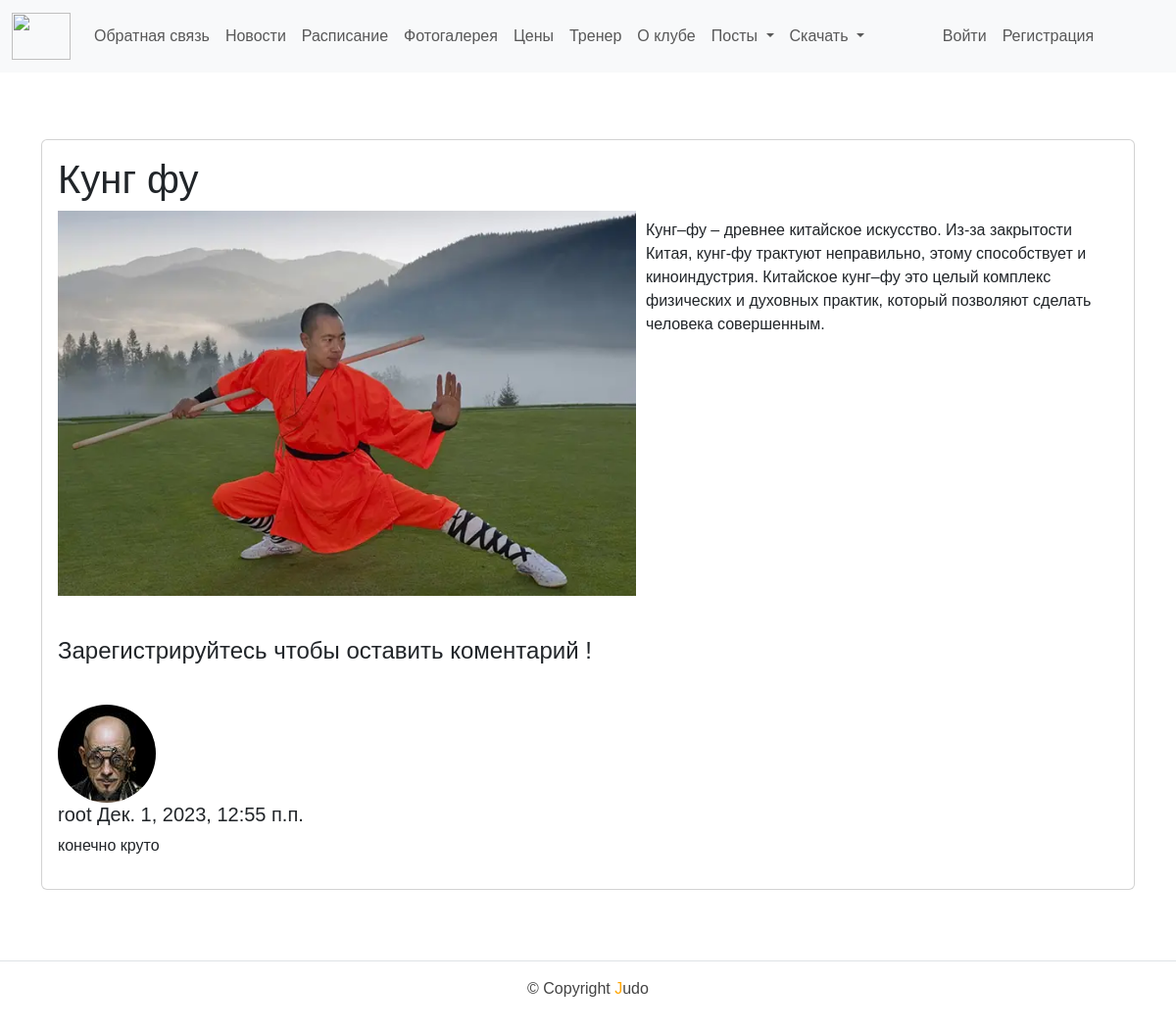
Screenshot of /post/kung_fu/ with the database file from the repository.
### backend/models.py (models this page shows, shortened)
class Posts(models.Model):
    title = models.CharField(max_length=255)
    slug = models.SlugField(max_length=255, unique=True, db_index=True, verbose_name="URL")
    content = models.TextField(blank=True)
    photo = models.ImageField(upload_to="photos/%Y/%m/%d/")
    time_create = models.DateTimeField(auto_now_add=True)
    time_update = models.DateTimeField(auto_now=True)
    is_published = models.BooleanField(default=True)
    class Meta:
        verbose_name = 'Посты'
        verbose_name_plural = 'Посты'
        ordering = ['time_create', 'title']

class Comment(models.Model):
    post = models.ForeignKey(Posts,
                             on_delete=models.CASCADE,
                             related_name='comments',
                             verbose_name="Пост")
    author = models.ForeignKey(User,
                             on_delete=models.CASCADE,
                             related_name='comments')
    name = models.CharField(max_length=80, verbose_name="Имя")
    email = models.EmailField()
    body = models.TextField(verbose_name="")
    created = models.DateTimeField(auto_now_add=True)
    updated = models.DateTimeField(auto_now=True)
    active = models.BooleanField(default=True)
    class Meta:
        verbose_name = 'Коментарии'
        verbose_name_plural = 'Коментарии'
        ordering = ['created',]
        indexes = [
            models.Index(fields=['created']),
        ]

### users/models.py (models this page shows, shortened)
class Profile(models.Model):
    user = models.OneToOneField(User, on_delete=models.CASCADE)
    avatar = models.ImageField(default='ava1.jpg', upload_to='profile_images')
    bio = models.TextField()
    age_group = models.ForeignKey(AgeGroup, on_delete=models.CASCADE, default=1)
    class Meta:
        verbose_name = 'Профиль'
        verbose_name_plural = 'Профили'

class User(AbstractUser):
    email = models.EmailField(
        _('email address'),
        unique=True,
    )
    email_verify = models.BooleanField(default=False)
    USERNAME_FIELD = 'email'
    REQUIRED_FIELDS = ['username']

### backend/views.py (the view)
# urls.py: path('post/<slug:post_slug>/', read_post, name='read_post'),
def read_post(request, post_slug):
    post = get_object_or_404(Posts,
                             slug=post_slug)
    comments = post.comments.all()
    form = CommentForm()
    context = {
        'post': post,
        'menu': menu,
        'title': post.title,
        'comments': comments,
        'form': form,
    }
    return render(request, 'backend/detail_post.html', context)

### templates/backend/detail_post.html
{% extends 'base.html' %}
{% block content %}
<div class="card my-4">
    <div class="card-body">
    <h1>{{ post.title }}</h1>
      {% if post.photo %}
        <p><img class="img-article-left" src="{{post.photo.url}}"></p>
      {% endif %}
    <p>{{post.content|linebreaks}}</p>
    </div>
  {% if user.is_authenticated %}
  {% include 'includes/comment_form.html' %}
  {% else %}
    <h4 class="card-body">Зарегистрируйтесь чтобы оставить коментарий !</h4>
  {% endif %}
  <div class="card-body">
    {% for comment in comments %}
      <h5 class="mt-0">
        <div class="my-image">
          {% if comment.author.profile.avatar %}
            <img class="rounded-circle account-img" src="{{ comment.author.profile.avatar.url }} " style="cursor: pointer;"/>
          {% endif %}
        </div>
        {{ comment.author.username }}
         {{ comment.created }}
      </h5>
      {{ comment.body|linebreaks }}
      {% empty %}
      <p>Пока нет коментариев.</p>
    {% endfor %}
  </div>
</div>
{% endblock %}

### static/css/styles.css (style rules this page uses)
html, body { font-family: 'Arial'; margin: 0; padding: 0; height: 100%; width: 100%; color: #444; }
img { max-width: 100%; max-height: auto; }
img.img-article-left { max-width: 600px; height: auto; float: left; padding: 0 10px 10px 0; }

### templates/includes/header.html (style rules this page uses)
body { padding-top: 70px; }

### rows the page displays
Posts: title "Кунг фу", photo (picture), content "Кунг–фу – древнее китайское искусство. Из-за закрытости Китая, кунг-фу трактуют неправильно, этому способствует и киноиндустрия. Китайское кунг–фу это целый комплекс физических и духовных практик, который позволяют сделать человека совершенным."
Comment: author.profile.avatar (picture), author.username "root", created "Дек. 1, 2023, 12:55 п.п.", body "конечно круто"

### other values shown
{{ m.title }} "Обратная связь" "Новости" "Расписание" "Фотогалерея" "Цены" "Тренер"
{{ m.title }} "О клубе"
